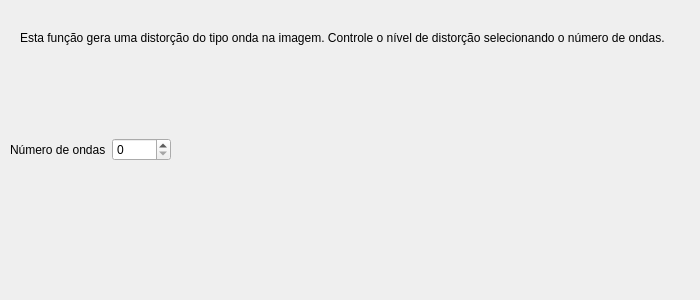
<?xml version="1.0" encoding="UTF-8"?>
<ui version="4.0">
 <class>waveForm</class>
 <widget class="QWidget" name="waveForm">
  <property name="geometry">
   <rect>
    <x>0</x>
    <y>0</y>
    <width>700</width>
    <height>300</height>
   </rect>
  </property>
  <property name="windowTitle">
   <string>Form</string>
  </property>
  <widget class="QWidget" name="horizontalLayoutWidget">
   <property name="geometry">
    <rect>
     <x>10</x>
     <y>110</y>
     <width>161</width>
     <height>80</height>
    </rect>
   </property>
   <layout class="QHBoxLayout" name="horizontalLayout">
    <item>
     <widget class="QLabel" name="label_2">
      <property name="text">
       <string>Número de ondas</string>
      </property>
     </widget>
    </item>
    <item>
     <widget class="QSpinBox" name="inputwaveFormwave">
      <property name="maximum">
       <number>20</number>
      </property>
     </widget>
    </item>
   </layout>
  </widget>
  <widget class="QLabel" name="label">
   <property name="geometry">
    <rect>
     <x>20</x>
     <y>30</y>
     <width>651</width>
     <height>16</height>
    </rect>
   </property>
   <property name="text">
    <string>Esta função gera uma distorção do tipo onda na imagem. Controle o nível de distorção selecionando o número de ondas.</string>
   </property>
  </widget>
 </widget>
 <resources/>
 <connections/>
</ui>
